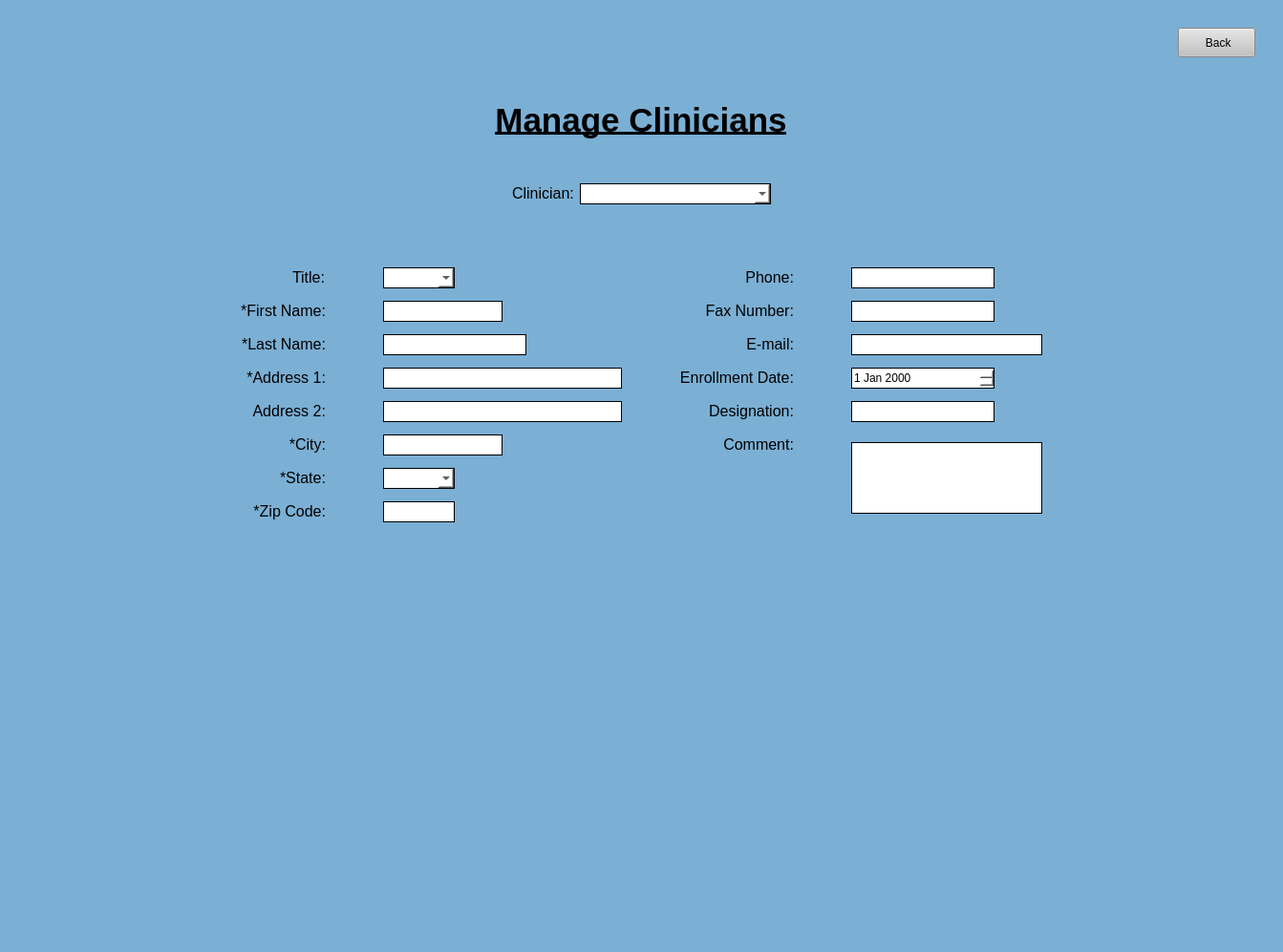
<?xml version="1.0" encoding="UTF-8"?>
<ui version="4.0">
 <class>MainWindow</class>
 <widget class="QMainWindow" name="MainWindow">
  <property name="enabled">
   <bool>true</bool>
  </property>
  <property name="geometry">
   <rect>
    <x>0</x>
    <y>0</y>
    <width>1343</width>
    <height>997</height>
   </rect>
  </property>
  <property name="focusPolicy">
   <enum>Qt::ClickFocus</enum>
  </property>
  <property name="windowTitle">
   <string>Login</string>
  </property>
  <property name="styleSheet">
   <string notr="true">background-color: rgb(123, 175, 212);</string>
  </property>
  <property name="toolButtonStyle">
   <enum>Qt::ToolButtonIconOnly</enum>
  </property>
  <widget class="QWidget" name="centralwidget">
   <layout class="QGridLayout" name="gridLayout">
    <item row="1" column="0">
     <layout class="QVBoxLayout" name="verticalLayout">
      <property name="leftMargin">
       <number>20</number>
      </property>
      <property name="topMargin">
       <number>20</number>
      </property>
      <property name="rightMargin">
       <number>20</number>
      </property>
      <property name="bottomMargin">
       <number>20</number>
      </property>
      <item>
       <layout class="QHBoxLayout" name="horizontalLayout">
        <property name="leftMargin">
         <number>0</number>
        </property>
        <property name="topMargin">
         <number>0</number>
        </property>
        <property name="rightMargin">
         <number>0</number>
        </property>
        <property name="bottomMargin">
         <number>0</number>
        </property>
        <item>
         <spacer name="horizontalSpacer">
          <property name="orientation">
           <enum>Qt::Horizontal</enum>
          </property>
          <property name="sizeHint" stdset="0">
           <size>
            <width>40</width>
            <height>20</height>
           </size>
          </property>
         </spacer>
        </item>
        <item>
         <widget class="QPushButton" name="back">
          <property name="minimumSize">
           <size>
            <width>81</width>
            <height>31</height>
           </size>
          </property>
          <property name="maximumSize">
           <size>
            <width>81</width>
            <height>31</height>
           </size>
          </property>
          <property name="cursor">
           <cursorShape>PointingHandCursor</cursorShape>
          </property>
          <property name="styleSheet">
           <string notr="true">QPushButton:hover {
	 background-color: rgb(210, 210, 210);
}

QPushButton:focus {
	background-color: rgb(210, 210, 210);
}

QPushButton {
	background-color: rgb(193, 193, 193);
}</string>
          </property>
          <property name="text">
           <string> Back</string>
          </property>
         </widget>
        </item>
       </layout>
      </item>
      <item>
       <spacer name="verticalSpacer_2">
        <property name="orientation">
         <enum>Qt::Vertical</enum>
        </property>
        <property name="sizeType">
         <enum>QSizePolicy::Fixed</enum>
        </property>
        <property name="sizeHint" stdset="0">
         <size>
          <width>20</width>
          <height>40</height>
         </size>
        </property>
       </spacer>
      </item>
      <item alignment="Qt::AlignHCenter|Qt::AlignVCenter">
       <widget class="QLabel" name="label">
        <property name="text">
         <string>&lt;html&gt;&lt;head/&gt;&lt;body&gt;&lt;p align=&quot;center&quot;&gt;&lt;span style=&quot; font-size:26pt; font-weight:600; text-decoration: underline;&quot;&gt;Manage Clinicians&lt;/span&gt;&lt;/p&gt;&lt;/body&gt;&lt;/html&gt;</string>
        </property>
       </widget>
      </item>
      <item>
       <spacer name="verticalSpacer_3">
        <property name="orientation">
         <enum>Qt::Vertical</enum>
        </property>
        <property name="sizeType">
         <enum>QSizePolicy::Fixed</enum>
        </property>
        <property name="sizeHint" stdset="0">
         <size>
          <width>20</width>
          <height>40</height>
         </size>
        </property>
       </spacer>
      </item>
      <item>
       <layout class="QHBoxLayout" name="horizontalLayout_3">
        <property name="leftMargin">
         <number>0</number>
        </property>
        <property name="topMargin">
         <number>0</number>
        </property>
        <property name="rightMargin">
         <number>0</number>
        </property>
        <property name="bottomMargin">
         <number>0</number>
        </property>
        <item>
         <spacer name="horizontalSpacer_2">
          <property name="orientation">
           <enum>Qt::Horizontal</enum>
          </property>
          <property name="sizeHint" stdset="0">
           <size>
            <width>40</width>
            <height>20</height>
           </size>
          </property>
         </spacer>
        </item>
        <item alignment="Qt::AlignHCenter">
         <widget class="QLabel" name="label_2">
          <property name="text">
           <string>&lt;html&gt;&lt;head/&gt;&lt;body&gt;&lt;p&gt;&lt;span style=&quot; font-size:12pt;&quot;&gt;Clinician:&lt;/span&gt;&lt;/p&gt;&lt;/body&gt;&lt;/html&gt;</string>
          </property>
         </widget>
        </item>
        <item>
         <widget class="QComboBox" name="comboBox">
          <property name="minimumSize">
           <size>
            <width>200</width>
            <height>22</height>
           </size>
          </property>
          <property name="maximumSize">
           <size>
            <width>200</width>
            <height>22</height>
           </size>
          </property>
          <property name="styleSheet">
           <string notr="true">background-color: rgb(255, 255, 255);
border-style: solid;
border-width: 1px</string>
          </property>
         </widget>
        </item>
        <item>
         <spacer name="horizontalSpacer_3">
          <property name="orientation">
           <enum>Qt::Horizontal</enum>
          </property>
          <property name="sizeHint" stdset="0">
           <size>
            <width>40</width>
            <height>20</height>
           </size>
          </property>
         </spacer>
        </item>
       </layout>
      </item>
      <item>
       <spacer name="verticalSpacer_4">
        <property name="orientation">
         <enum>Qt::Vertical</enum>
        </property>
        <property name="sizeType">
         <enum>QSizePolicy::Fixed</enum>
        </property>
        <property name="sizeHint" stdset="0">
         <size>
          <width>20</width>
          <height>40</height>
         </size>
        </property>
       </spacer>
      </item>
      <item>
       <layout class="QHBoxLayout" name="horizontalLayout_4">
        <property name="leftMargin">
         <number>20</number>
        </property>
        <property name="topMargin">
         <number>20</number>
        </property>
        <property name="rightMargin">
         <number>20</number>
        </property>
        <property name="bottomMargin">
         <number>20</number>
        </property>
        <item>
         <spacer name="horizontalSpacer_4">
          <property name="orientation">
           <enum>Qt::Horizontal</enum>
          </property>
          <property name="sizeHint" stdset="0">
           <size>
            <width>40</width>
            <height>20</height>
           </size>
          </property>
         </spacer>
        </item>
        <item>
         <layout class="QGridLayout" name="gridLayout_2">
          <property name="leftMargin">
           <number>0</number>
          </property>
          <property name="topMargin">
           <number>0</number>
          </property>
          <property name="rightMargin">
           <number>0</number>
          </property>
          <property name="bottomMargin">
           <number>0</number>
          </property>
          <property name="horizontalSpacing">
           <number>60</number>
          </property>
          <property name="verticalSpacing">
           <number>13</number>
          </property>
          <item row="0" column="3">
           <widget class="QLineEdit" name="lineEdit">
            <property name="minimumSize">
             <size>
              <width>150</width>
              <height>22</height>
             </size>
            </property>
            <property name="maximumSize">
             <size>
              <width>150</width>
              <height>22</height>
             </size>
            </property>
            <property name="styleSheet">
             <string notr="true">background-color: rgb(255, 255, 255);
border-style: solid;
border-width: 1px</string>
            </property>
           </widget>
          </item>
          <item row="2" column="0">
           <widget class="QLabel" name="label_6">
            <property name="text">
             <string>&lt;html&gt;&lt;head/&gt;&lt;body&gt;&lt;p align=&quot;right&quot;&gt;&lt;span style=&quot; font-size:12pt;&quot;&gt;*Last Name:&lt;/span&gt;&lt;/p&gt;&lt;/body&gt;&lt;/html&gt;</string>
            </property>
           </widget>
          </item>
          <item row="0" column="0" alignment="Qt::AlignRight">
           <widget class="QLabel" name="label_3">
            <property name="text">
             <string>&lt;html&gt;&lt;head/&gt;&lt;body&gt;&lt;p&gt;&lt;span style=&quot; font-size:12pt;&quot;&gt;Title:&lt;/span&gt;&lt;/p&gt;&lt;/body&gt;&lt;/html&gt;</string>
            </property>
           </widget>
          </item>
          <item row="0" column="2">
           <widget class="QLabel" name="label_4">
            <property name="text">
             <string>&lt;html&gt;&lt;head/&gt;&lt;body&gt;&lt;p align=&quot;right&quot;&gt;&lt;span style=&quot; font-size:12pt;&quot;&gt;Phone:&lt;/span&gt;&lt;/p&gt;&lt;/body&gt;&lt;/html&gt;</string>
            </property>
           </widget>
          </item>
          <item row="4" column="0">
           <widget class="QLabel" name="label_8">
            <property name="text">
             <string>&lt;html&gt;&lt;head/&gt;&lt;body&gt;&lt;p align=&quot;right&quot;&gt;&lt;span style=&quot; font-size:12pt;&quot;&gt;Address 2:&lt;/span&gt;&lt;/p&gt;&lt;/body&gt;&lt;/html&gt;</string>
            </property>
           </widget>
          </item>
          <item row="2" column="1">
           <widget class="QLineEdit" name="lineEdit_3">
            <property name="minimumSize">
             <size>
              <width>150</width>
              <height>22</height>
             </size>
            </property>
            <property name="maximumSize">
             <size>
              <width>150</width>
              <height>22</height>
             </size>
            </property>
            <property name="styleSheet">
             <string notr="true">background-color: rgb(255, 255, 255);
border-style: solid;
border-width: 1px</string>
            </property>
           </widget>
          </item>
          <item row="1" column="1">
           <widget class="QLineEdit" name="lineEdit_2">
            <property name="minimumSize">
             <size>
              <width>125</width>
              <height>22</height>
             </size>
            </property>
            <property name="maximumSize">
             <size>
              <width>125</width>
              <height>22</height>
             </size>
            </property>
            <property name="styleSheet">
             <string notr="true">background-color: rgb(255, 255, 255);
border-style: solid;
border-width: 1px</string>
            </property>
           </widget>
          </item>
          <item row="3" column="0">
           <widget class="QLabel" name="label_7">
            <property name="text">
             <string>&lt;html&gt;&lt;head/&gt;&lt;body&gt;&lt;p align=&quot;right&quot;&gt;&lt;span style=&quot; font-size:12pt;&quot;&gt;*Address 1:&lt;/span&gt;&lt;/p&gt;&lt;/body&gt;&lt;/html&gt;</string>
            </property>
           </widget>
          </item>
          <item row="5" column="0">
           <widget class="QLabel" name="label_9">
            <property name="text">
             <string>&lt;html&gt;&lt;head/&gt;&lt;body&gt;&lt;p align=&quot;right&quot;&gt;&lt;span style=&quot; font-size:12pt;&quot;&gt;*City:&lt;/span&gt;&lt;/p&gt;&lt;/body&gt;&lt;/html&gt;</string>
            </property>
           </widget>
          </item>
          <item row="1" column="0" alignment="Qt::AlignRight">
           <widget class="QLabel" name="label_5">
            <property name="text">
             <string>&lt;html&gt;&lt;head/&gt;&lt;body&gt;&lt;p align=&quot;right&quot;&gt;&lt;span style=&quot; font-size:12pt;&quot;&gt;*First Name:&lt;/span&gt;&lt;/p&gt;&lt;/body&gt;&lt;/html&gt;</string>
            </property>
           </widget>
          </item>
          <item row="6" column="0">
           <widget class="QLabel" name="label_10">
            <property name="text">
             <string>&lt;html&gt;&lt;head/&gt;&lt;body&gt;&lt;p align=&quot;right&quot;&gt;&lt;span style=&quot; font-size:12pt;&quot;&gt;*State:&lt;/span&gt;&lt;/p&gt;&lt;/body&gt;&lt;/html&gt;</string>
            </property>
           </widget>
          </item>
          <item row="0" column="1">
           <widget class="QComboBox" name="comboBox_2">
            <property name="minimumSize">
             <size>
              <width>75</width>
              <height>22</height>
             </size>
            </property>
            <property name="maximumSize">
             <size>
              <width>75</width>
              <height>22</height>
             </size>
            </property>
            <property name="styleSheet">
             <string notr="true">background-color: rgb(255, 255, 255);
border-style: solid;
border-width: 1px</string>
            </property>
           </widget>
          </item>
          <item row="7" column="0">
           <widget class="QLabel" name="label_11">
            <property name="text">
             <string>&lt;html&gt;&lt;head/&gt;&lt;body&gt;&lt;p align=&quot;right&quot;&gt;&lt;span style=&quot; font-size:12pt;&quot;&gt;*Zip Code:&lt;/span&gt;&lt;/p&gt;&lt;/body&gt;&lt;/html&gt;</string>
            </property>
           </widget>
          </item>
          <item row="6" column="1">
           <widget class="QComboBox" name="comboBox_3">
            <property name="minimumSize">
             <size>
              <width>75</width>
              <height>22</height>
             </size>
            </property>
            <property name="maximumSize">
             <size>
              <width>75</width>
              <height>22</height>
             </size>
            </property>
            <property name="styleSheet">
             <string notr="true">background-color: rgb(255, 255, 255);
border-style: solid;
border-width: 1px</string>
            </property>
           </widget>
          </item>
          <item row="3" column="1">
           <widget class="QLineEdit" name="lineEdit_4">
            <property name="minimumSize">
             <size>
              <width>250</width>
              <height>22</height>
             </size>
            </property>
            <property name="maximumSize">
             <size>
              <width>250</width>
              <height>22</height>
             </size>
            </property>
            <property name="styleSheet">
             <string notr="true">background-color: rgb(255, 255, 255);
border-style: solid;
border-width: 1px</string>
            </property>
           </widget>
          </item>
          <item row="4" column="1">
           <widget class="QLineEdit" name="lineEdit_5">
            <property name="minimumSize">
             <size>
              <width>250</width>
              <height>22</height>
             </size>
            </property>
            <property name="maximumSize">
             <size>
              <width>250</width>
              <height>22</height>
             </size>
            </property>
            <property name="styleSheet">
             <string notr="true">background-color: rgb(255, 255, 255);
border-style: solid;
border-width: 1px</string>
            </property>
           </widget>
          </item>
          <item row="5" column="1">
           <widget class="QLineEdit" name="lineEdit_6">
            <property name="minimumSize">
             <size>
              <width>125</width>
              <height>22</height>
             </size>
            </property>
            <property name="maximumSize">
             <size>
              <width>125</width>
              <height>22</height>
             </size>
            </property>
            <property name="styleSheet">
             <string notr="true">background-color: rgb(255, 255, 255);
border-style: solid;
border-width: 1px</string>
            </property>
           </widget>
          </item>
          <item row="7" column="1">
           <widget class="QLineEdit" name="lineEdit_7">
            <property name="minimumSize">
             <size>
              <width>75</width>
              <height>22</height>
             </size>
            </property>
            <property name="maximumSize">
             <size>
              <width>75</width>
              <height>22</height>
             </size>
            </property>
            <property name="styleSheet">
             <string notr="true">background-color: rgb(255, 255, 255);
border-style: solid;
border-width: 1px</string>
            </property>
           </widget>
          </item>
          <item row="3" column="3">
           <widget class="QDateEdit" name="dateEdit">
            <property name="minimumSize">
             <size>
              <width>150</width>
              <height>22</height>
             </size>
            </property>
            <property name="maximumSize">
             <size>
              <width>150</width>
              <height>22</height>
             </size>
            </property>
            <property name="styleSheet">
             <string notr="true">/* the box that is displayed*/
QDateEdit {
background-color: rgb(255, 255, 255);
border-style: solid;
border-width: 1px
}
/*toolbar on top of calendar*/
QCalendarWidget QToolButton {
height: 30px;
width: 75px;
color: white;
font-size: 12px;
icon-size: 24px, 24px;
font-weight: bold;
background-color: rgb(123,175,212);
}
QCalendarWidget QMenu {
width: 85px;
left: 10px;
color: white;
font-size: 12px;
background-color: rgb(123, 175, 212);
}
QCalendarWidget QSpinBox {
width: 75px;
font-size:12px;
color: white;
background-color: rgb(123, 175, 212);
selection-background-color: rgb(136, 136, 136);
selection-color: rgb(255, 255, 255);
}
QCalendarWidget QSpinBox::up-button { subcontrol-origin: border; subcontrol-position: top right; width:35px; }
QCalendarWidget QSpinBox::down-button {subcontrol-origin: border; subcontrol-position: bottom right; width:35px;}
QCalendarWidget QSpinBox::up-arrow { width:28px; height:28px; }
QCalendarWidget QSpinBox::down-arrow { width:28px; height:28px; }

/* header row */
QCalendarWidget QWidget { 
alternate-background-color: rgb(240, 240, 240); 
}
/* normal days */
QCalendarWidget QAbstractItemView:enabled
{
font-size:12px;
color: black;
background-color: white;
selection-background-color: rgb(123, 175, 212);
selection-color: white;
}
/* days in other months */
/* navigation bar */
QCalendarWidget QWidget#qt_calendar_navigationbar
{
background-color: rgb(123, 175, 212);
}
QCalendarWidget QAbstractItemView:disabled
{
color: rgb(180,180,180);
}</string>
            </property>
           </widget>
          </item>
          <item row="1" column="2">
           <widget class="QLabel" name="label_12">
            <property name="text">
             <string>&lt;html&gt;&lt;head/&gt;&lt;body&gt;&lt;p align=&quot;right&quot;&gt;&lt;span style=&quot; font-size:12pt;&quot;&gt;Fax Number:&lt;/span&gt;&lt;/p&gt;&lt;/body&gt;&lt;/html&gt;</string>
            </property>
           </widget>
          </item>
          <item row="2" column="2">
           <widget class="QLabel" name="label_13">
            <property name="text">
             <string>&lt;html&gt;&lt;head/&gt;&lt;body&gt;&lt;p align=&quot;right&quot;&gt;&lt;span style=&quot; font-size:12pt;&quot;&gt;E-mail:&lt;/span&gt;&lt;/p&gt;&lt;/body&gt;&lt;/html&gt;</string>
            </property>
           </widget>
          </item>
          <item row="3" column="2">
           <widget class="QLabel" name="label_14">
            <property name="text">
             <string>&lt;html&gt;&lt;head/&gt;&lt;body&gt;&lt;p align=&quot;right&quot;&gt;&lt;span style=&quot; font-size:12pt;&quot;&gt;Enrollment Date:&lt;/span&gt;&lt;/p&gt;&lt;/body&gt;&lt;/html&gt;</string>
            </property>
           </widget>
          </item>
          <item row="4" column="2">
           <widget class="QLabel" name="label_15">
            <property name="text">
             <string>&lt;html&gt;&lt;head/&gt;&lt;body&gt;&lt;p align=&quot;right&quot;&gt;&lt;span style=&quot; font-size:12pt;&quot;&gt;Designation:&lt;/span&gt;&lt;/p&gt;&lt;/body&gt;&lt;/html&gt;</string>
            </property>
           </widget>
          </item>
          <item row="5" column="2">
           <widget class="QLabel" name="label_16">
            <property name="text">
             <string>&lt;html&gt;&lt;head/&gt;&lt;body&gt;&lt;p align=&quot;right&quot;&gt;&lt;span style=&quot; font-size:12pt;&quot;&gt;Comment:&lt;/span&gt;&lt;/p&gt;&lt;/body&gt;&lt;/html&gt;</string>
            </property>
           </widget>
          </item>
          <item row="1" column="3">
           <widget class="QLineEdit" name="lineEdit_8">
            <property name="minimumSize">
             <size>
              <width>150</width>
              <height>22</height>
             </size>
            </property>
            <property name="maximumSize">
             <size>
              <width>150</width>
              <height>22</height>
             </size>
            </property>
            <property name="styleSheet">
             <string notr="true">background-color: rgb(255, 255, 255);
border-style: solid;
border-width: 1px</string>
            </property>
           </widget>
          </item>
          <item row="2" column="3">
           <widget class="QLineEdit" name="lineEdit_9">
            <property name="minimumSize">
             <size>
              <width>200</width>
              <height>22</height>
             </size>
            </property>
            <property name="maximumSize">
             <size>
              <width>200</width>
              <height>22</height>
             </size>
            </property>
            <property name="styleSheet">
             <string notr="true">background-color: rgb(255, 255, 255);
border-style: solid;
border-width: 1px</string>
            </property>
           </widget>
          </item>
          <item row="4" column="3">
           <widget class="QLineEdit" name="lineEdit_10">
            <property name="minimumSize">
             <size>
              <width>150</width>
              <height>22</height>
             </size>
            </property>
            <property name="maximumSize">
             <size>
              <width>150</width>
              <height>22</height>
             </size>
            </property>
            <property name="styleSheet">
             <string notr="true">background-color: rgb(255, 255, 255);
border-style: solid;
border-width: 1px</string>
            </property>
           </widget>
          </item>
          <item row="5" column="3" rowspan="3">
           <widget class="QLineEdit" name="lineEdit_11">
            <property name="minimumSize">
             <size>
              <width>200</width>
              <height>75</height>
             </size>
            </property>
            <property name="maximumSize">
             <size>
              <width>200</width>
              <height>75</height>
             </size>
            </property>
            <property name="styleSheet">
             <string notr="true">background-color: rgb(255, 255, 255);
border-style: solid;
border-width: 1px</string>
            </property>
           </widget>
          </item>
         </layout>
        </item>
        <item>
         <spacer name="horizontalSpacer_5">
          <property name="orientation">
           <enum>Qt::Horizontal</enum>
          </property>
          <property name="sizeHint" stdset="0">
           <size>
            <width>40</width>
            <height>20</height>
           </size>
          </property>
         </spacer>
        </item>
       </layout>
      </item>
     </layout>
    </item>
    <item row="2" column="0">
     <spacer name="verticalSpacer">
      <property name="orientation">
       <enum>Qt::Vertical</enum>
      </property>
      <property name="sizeHint" stdset="0">
       <size>
        <width>20</width>
        <height>40</height>
       </size>
      </property>
     </spacer>
    </item>
   </layout>
  </widget>
 </widget>
 <resources/>
 <connections/>
</ui>
